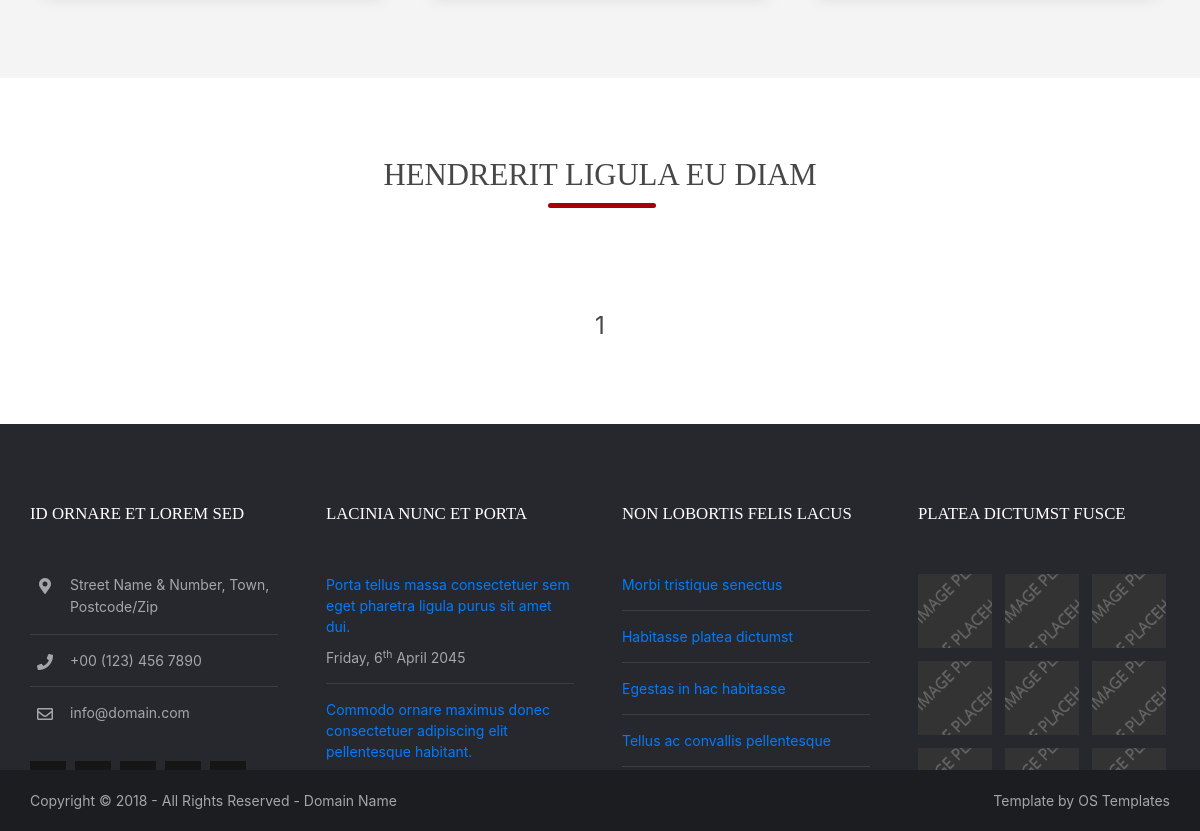
Before: /category/phones (lower part) with the older database file.
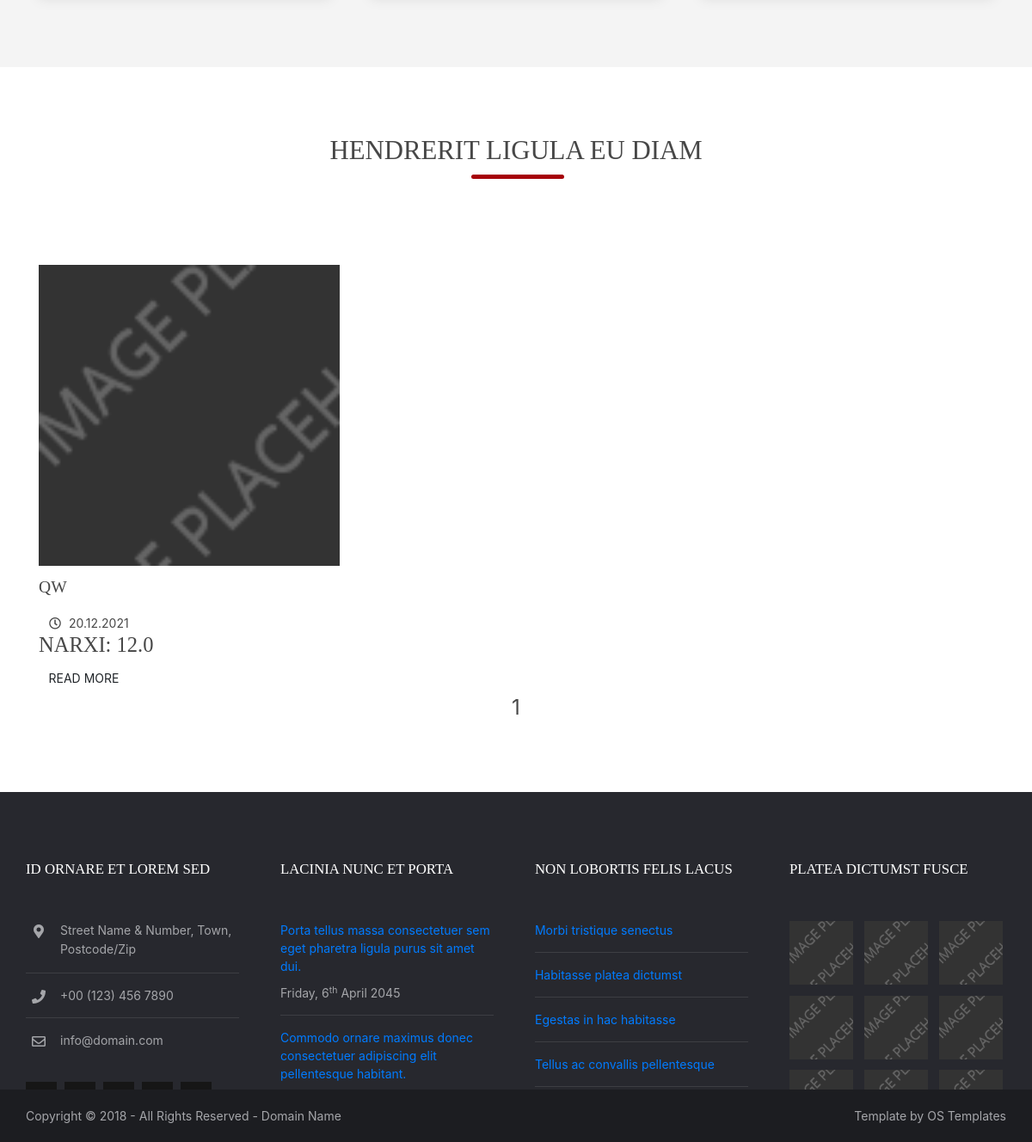
After: the same page with the newer database file.
### bloc/models.py (models this page shows)
class Product(models.Model):
    PRODUCT_TYPE = (
        ('furniture', 'FURNITURE'),
        ('phones', 'PHONES'),
        ('accessories', 'ACCESSORIES')
    )
    name = models.CharField(max_length=128)
    description = models.CharField(max_length=1024, blank=True, null=True)
    price = models.FloatField()
    type = models.CharField(choices=PRODUCT_TYPE, max_length=16)
    created_at = models.DateTimeField(auto_now_add=True)
    updated_at = models.DateTimeField(auto_now=True)

### bloc/views.py (the view)
# urls.py: path('category/<str:type>', views.CategoryDetailView.as_view(), name='category'),
class CategoryDetailView(ListView):
    model = Product
    template_name = 'pages/hendrerit.html'
    paginate_by = 9
    def get_context_data(self, *, object_list=None, **kwargs):
        context = super().get_context_data(**kwargs)
        context['products'] = Product.objects.filter(type=self.kwargs['type'])
        print('products', Product.objects.filter(type=self.kwargs['type']))
        return context

### bloc/templates/pages/hendrerit.html (shortened to what this page needs)
{% extends 'base.html' %}
{% load static %}
{% block content %}
<div class="wrapper row3">
    <section class="hoc container clear">
        <div class="center btmspace-80">
            <h6 class="heading underline font-x2">Hendrerit ligula eu diam</h6>
        </div>
        <div class="row">
            {% for product in products %}
            <div class="col-md-4">
                <article>
                    <figure>
                        {% if product.photo%}
                        <img src="{{ product.photo.url }}" style="height: 350px;"></a></figure>
                        {% else %}
                        <img src="{% static 'images/demo/100x100.png' %}" alt="" style="height: 350px;">
                        {% endif %}</figure>
                    <div class="excerpt">
                        <h6 class="heading">{{product.name}}</h6>
                        <ul class="nospace meta">
                            <i
                                    class="far fa-clock rgtspace-5" style="padding-left: 12px"></i>
                                <time datetime="2045-04-06T08:15+00:00">{{product.created_at|date:"d.m.Y"}}</time>
                        </ul>
                        <h3>Narxi: {{product.price}}</h3>
                        <footer><a class="btn" href="{%url 'getpost' product.id %}">Read More</a></footer>
                    </div>
                </article>
            </div>
            {% endfor %}
        </div>
        <center style="font-size: 24px">
            <span>{{page_obj.number}}</span>
        </center>
    </section>
</div>
{% endblock %}

Changed rows visible on the page:
added Product: name "QW", created_at "20.12.2021", price "12.0"
